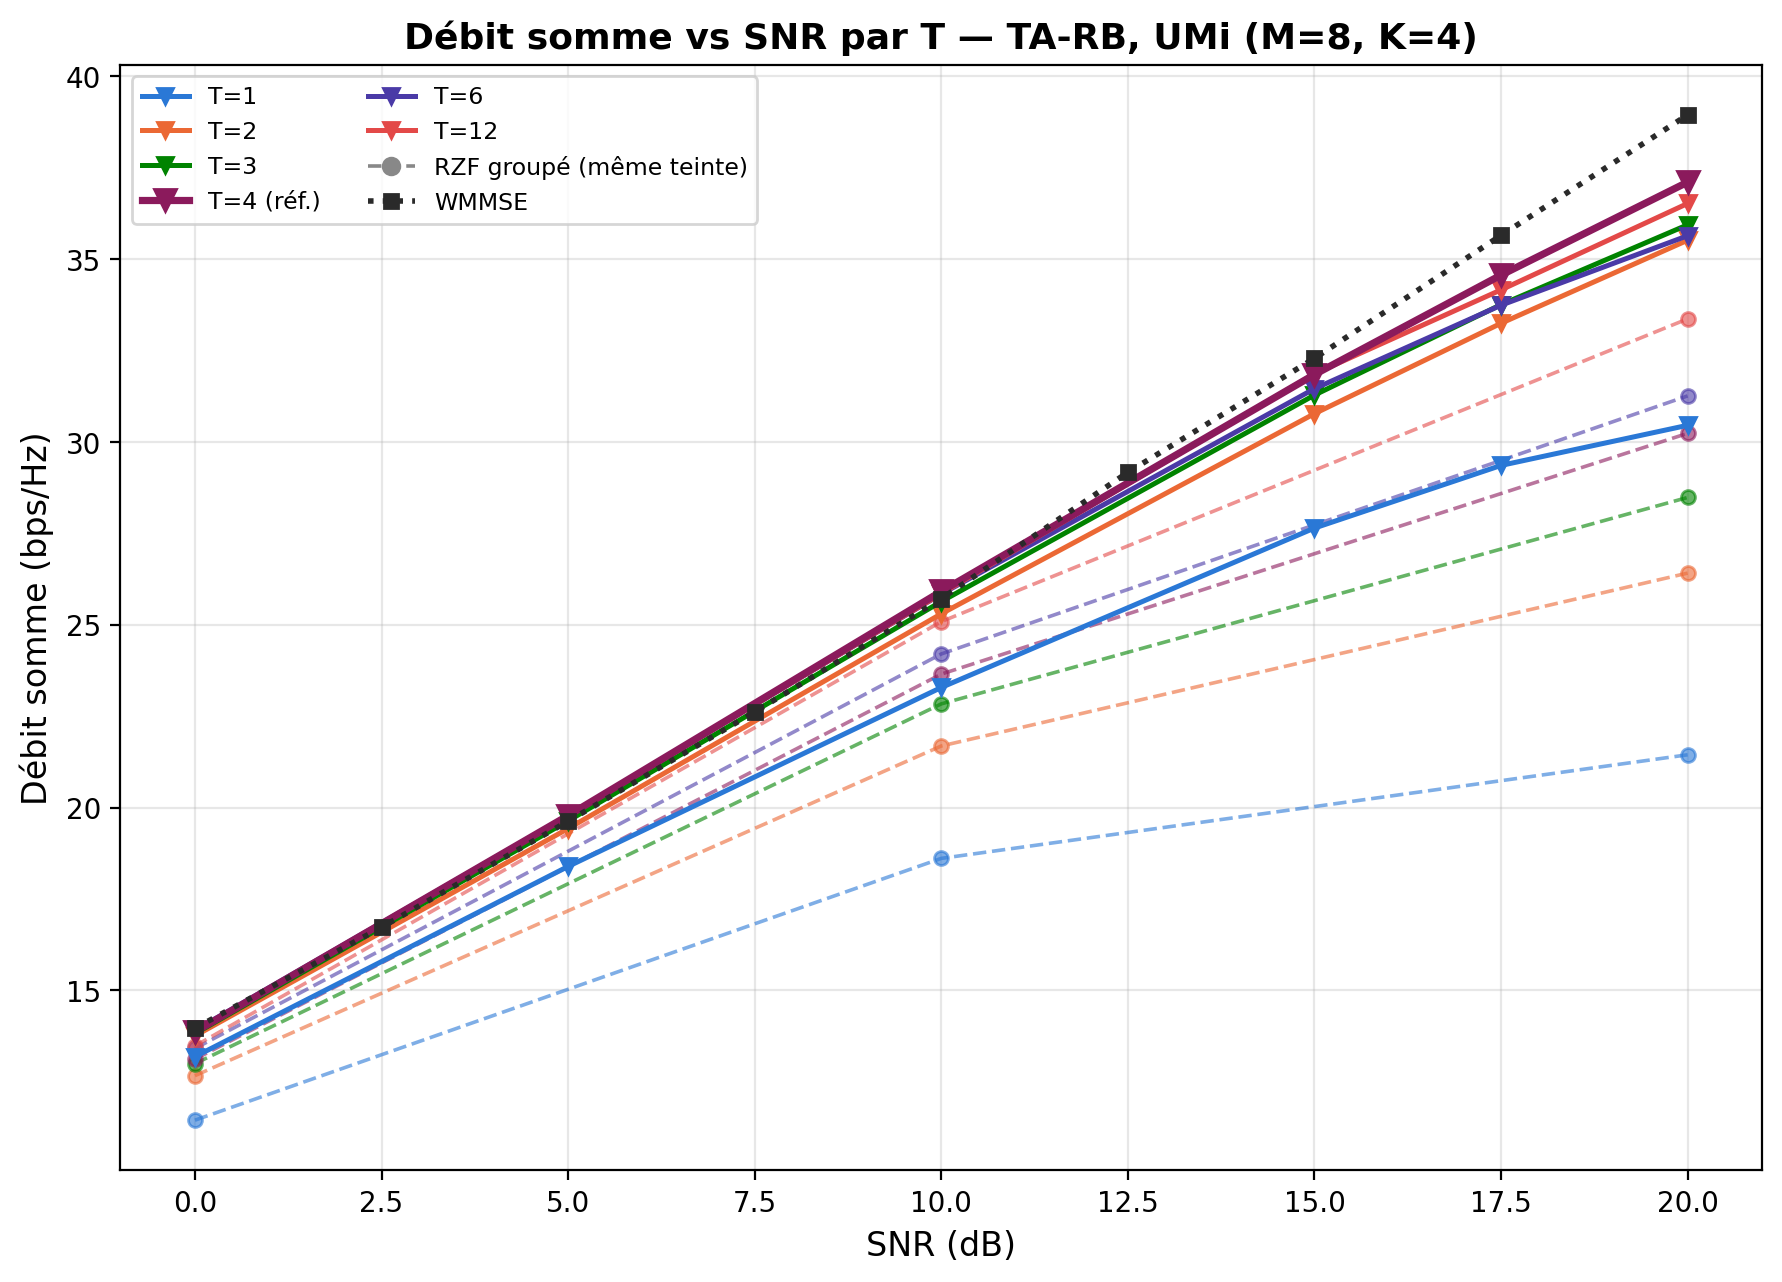

Recreate this plot in Python.
"""
figC_sumrate_snr_T.py — Figure C : débit somme vs SNR pour TA-RB
(Agrégation par RB, résiduel) pour les 6 T ∈ {1,2,3,4,6,12}, + RZF
groupé à compression équivalente par T + WMMSE en repère.

**Couleurs** (2e révision, demande utilisateur) : le dégradé séquentiel
magenta (1ère révision) rendait les 6 T trop proches visuellement,
notamment les pointillés RZF-groupé difficiles à associer à leur T.
Remplacé par une **palette catégorielle à 6 teintes bien distinctes**
(palette de référence dataviz, sous-ensemble à plus fort contraste
mutuel) -- TA-RB (plein) et son RZF-groupé (pointillé, même teinte)
restent appariés par couleur pour un même T, mais chaque T est
maintenant immédiatement identifiable.

T=4 = référence TA-RB (meilleur %WMMSE moyen du sweep, moins cher que
T=6/T=12, cf. Figure B) -- mis en évidence (marqueur plus grand).

Usage: python3 figC_sumrate_snr_T.py  (depuis results/figures_final/, CPU)
"""
import json
import numpy as np
import matplotlib
matplotlib.use('Agg')
import matplotlib.pyplot as plt

DATA_DIR = '../../results/'

T_VALUES = [1, 2, 3, 4, 6, 12]
T_RECOMMENDED = 4
SNR_NEURAL = [0.0, 5.0, 10.0, 15.0, 17.5, 20.0]
SNR_RZF = [0.0, 10.0, 20.0]

# 6 teintes catégorielles distinctes (palette de référence dataviz, sous-ensemble
# à fort contraste mutuel -- évite les paires adjacentes faibles yellow/aqua) :
T_COLORS = {1: '#2a78d6', 2: '#eb6834', 3: '#008300', 4: '#8b1a5c',
            6: '#4a3aa7', 12: '#e34948'}

classical = np.load(DATA_DIR + 'classical_comparison_M8K4.npy', allow_pickle=True).item()
snr_classical = classical['snr']

tsweep = {T: json.load(open(DATA_DIR + f'diag_tarb_residual_signed_attn_T{T}_train.json'))['evals']
          for T in T_VALUES}
rzf_grouped = json.load(open(DATA_DIR + 'diag_rzf_grouped_for_tsweep.json'))

fig, ax = plt.subplots(figsize=(9, 6.5))

for T in T_VALUES:
    c = T_COLORS[T]
    is_ref = (T == T_RECOMMENDED)
    y_n = [tsweep[T][f'{s:.1f}'] for s in SNR_NEURAL]
    ax.plot(SNR_NEURAL, y_n, color=c, marker='v', linestyle='-',
            linewidth=2.6 if is_ref else 1.8, markersize=8 if is_ref else 6,
            label=f'T={T}' + (' (réf.)' if is_ref else ''), zorder=4 if is_ref else 3)

    y_r = [rzf_grouped[str(T)]['rates'][f'{s:.1f}'] for s in SNR_RZF]
    ax.plot(SNR_RZF, y_r, color=c, marker='o', linestyle='--',
            linewidth=1.3, markersize=5, alpha=0.6, zorder=2)

ax.plot([], [], color='#888888', marker='o', linestyle='--', linewidth=1.3,
        label='RZF groupé (même teinte)')
ax.plot(snr_classical, classical['wmmse'], color='#2a2a2a', marker='s', linestyle=':',
        linewidth=2, markersize=5, label='WMMSE', zorder=5)

ax.set_xlabel('SNR (dB)', fontsize=12)
ax.set_ylabel('Débit somme (bps/Hz)', fontsize=12)
ax.set_title('Débit somme vs SNR par T — TA-RB, UMi (M=8, K=4)',
              fontsize=13, fontweight='bold')
ax.legend(fontsize=8.5, loc='upper left', ncol=2)
ax.grid(True, alpha=0.3)
fig.tight_layout()
fig.savefig('figC_sumrate_snr_T.png', dpi=200, bbox_inches='tight')
fig.savefig('figC_sumrate_snr_T.pdf', bbox_inches='tight')
plt.close(fig)

out = {'neural_by_T': {str(T): tsweep[T] for T in T_VALUES},
       'rzf_grouped_by_T': rzf_grouped,
       'wmmse_ref': {'snr': list(snr_classical), 'rate': list(classical['wmmse'])},
       'T_recommended': T_RECOMMENDED}
with open('figC_sumrate_snr_T.json', 'w') as f:
    json.dump(out, f, indent=2)
print('✅ Figure C -> figC_sumrate_snr_T.{png,pdf,json}')
